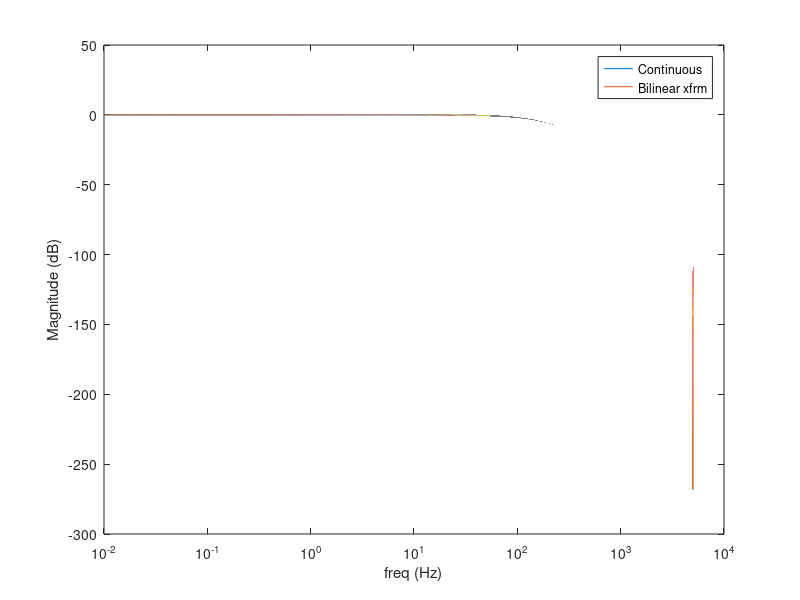

Source code (MATLAB):
clc;
clear all;
close all;

%Sampling Frequency
fs = 10000; %Hz
Ts = 1/fs;
rad_scale = 2*pi;

%Filter Cutoff
fc = 200;
rad_scale = 2*pi;

b = [7.264369e-3 6.680553e-3];
a = [1 -1.1763823 0.777768];

%Frequency Plot
f_plot = 0.01:0.01:10000;

%Discrete tf
%h_disc = freqz(b, a, f_plot, Ts);
%h_disc_mag = 20*log10(abs(h_disc));
%h_disc_mag = angle(h_disc)*180/pi;

%Continuous tf
n = [1];
d = [1/((fc*rad_scale)^2) 2/(fc*rad_scale) 1];
h_cont = n(1) ./ (d(1)*((f_plot*rad_scale*1i).^2) + d(2)*(f_plot*rad_scale*1i) + d(3));
h_cont_mag = 20*log10(abs(h_cont));
h_cont_phase = angle(h_cont)*180/pi;

%Bilinear Transform
[za, zb] = bilinear(n,d,Ts);
h_bilinear = freqz(za, zb, f_plot, fs);
h_bi_mag = 20*log10(abs(h_bilinear));
h_bi_phase = angle(h_bilinear)*180/pi;

figure();
fig = gca;
plot(f_plot, h_cont_mag, f_plot, h_bi_mag);
legend('Continuous', 'Bilinear xfrm');
set(fig,'Xscale', 'log');
ylabel('Magnitude (dB)');
xlabel('freq (Hz)');
